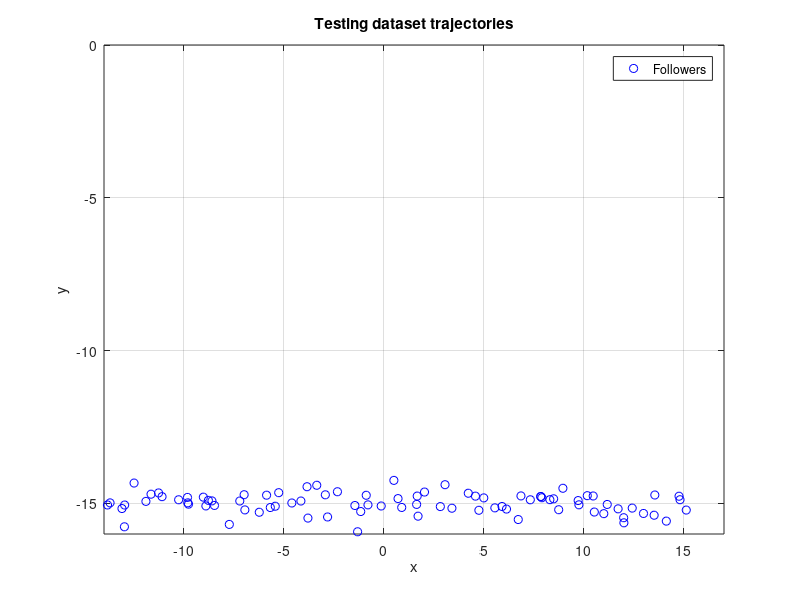

This chart was generated by the following MATLAB code: (Note: this script raises an error after producing the figure.)
clc
clear
close all
addpath('./dataset')
load('Train_Data.mat')
attractor = true;
addpath('./ekfukf')
% Change names
if attractor == false
    PosNoiseX = PosNoiseX1;
    PosNoiseY = PosNoiseY1;
else
%     TrajectAttrX1 = TrajectObsX1;
%     TrajectAttrY1 = TrajectObsY1;
    TrajectAttrX1 = TrajectAttrX1;
    TrajectAttrY1 = TrajectAttrY1;
    out_PosX = TrajectAttrX1(:, 1);
    out_PosY =  TrajectAttrY1(:,1);
    TrajectAttrX1(:,1) = awgn(out_PosX,10);
    TrajectAttrY1(:,1) = awgn(out_PosY,10);
%     figure;
%     scatter(TrajectAttrX1,TrajectAttrY1,'r','filled')
    xlim([-14 17])
    ylim([-16 0])
    grid on
    PosNoiseX = TrajectAttrX1(:,1);
    PosNoiseY = TrajectAttrY1(:,1);
end
[max_number_points, num_trajectories] = size(PosNoiseX);

% Remove the zeroes after removing zeroes you will have trajectries which
% have different size so you will use the cells to store the data of each
% trajectory as well as store the size of each trajectory to later use
dataC = [];
TrajectorySize =[];
datacell = cell(1,num_trajectories);
for j = 1:num_trajectories
    currentTrajectory = [PosNoiseX(:,j) PosNoiseY(:,j)]';                   % curren trajectory
    currentTrajectory(currentTrajectory==0) = [];                           % remove all zeroes
    sizeTrajectory = size(currentTrajectory,2);                             % size of trajectory after removing zeroes
%     if mod(sizeTrajectory,2) == 0                                           % if zero removes from trajectory
%         currentTrajectory = reshape(currentTrajectory,2,size(currentTrajectory,2)/2);   % reshape trajectory after removing zeros
%     end
    dataC = [dataC; currentTrajectory'];                                     % combine data for all trajectories
    TrajectorySize = [TrajectorySize;  size(currentTrajectory,2)];           % size of each trajecyory
    datacell{j} = currentTrajectory';                                        % data relevant to each trajectory
end

save('datacell.mat', 'datacell');

% plot all trajectories
figure(1); % follower trajectories (training)
hold on
scatter(dataC(:,1),dataC(:,2), 'b');
grid on
box on
title('Testing dataset trajectories');
legend('Followers');
xlabel('x');
ylabel('y');
hold off


%% UMKF  (Null Force Filter)

% Transition matrix for the continous-time system.
A = [1  0  0  0;
    0  1  0  0;
    0  0  1  0;
    0  0  0  1];

% Process noise variance
sig_a = 0.2;
Q = eye(4) * sig_a^2;

% Measurement model.
H = [1 0 0 0;
    0 1 0 0];

% Variance in the measurements.
r1 = 1e-10;
R = diag([r1 r1]);
% Final state dimension is 4: position x, position y, velocity x, velocity y
state_dim = 4;
% Space for the estimates
MM = zeros(size(dataC,1), state_dim); % mean matrix
Abnormalinn = zeros(size(dataC,1), 1);
stateNoise = zeros(size(dataC,1), state_dim);
index = 1; % index the rows of MM matrix (state matrix)
Traj = zeros(size(dataC,1), state_dim); % contains observation on x and y and the computed innovation

for i = 1:num_trajectories
    % select one trajectory
    Y = datacell{i}';                              % Y is the matrix with the observations of position x and y of followers
    % Filtering steps
    
    for j = 1:size(Y,2)
        % Initial guesses for the state mean and covariance.
        if j ==1
            m = [Y(1,1) Y(2,1) 0 0]';
            P = diag([0.1 0.1 0.1 0.1]);
        end
        
        % Prediction
        [m,P] = kf_predict(m,P,A,Q);
        % Update
        [m,P,K,inn,IM,~,~,Abnormalinn1] = kf_update(m,P,Y(:,j),H,R);
        MM(index,1:2) = m(1:2,1)'; % position on x and y
        Traj(index,1:2) = Y(:,j)';
        MM(index,3:4) = inn'; % we can see the innovation as the velocity with the assumption of static object
        Traj(index,3:4) = inn';
        Abnormalinn(index,1) = Abnormalinn1(1,1)';
        stateNoise(index,:) = mvnrnd(m(:,1),P(:,:,1));    % add noise in velocities
        index = index + 1;
        
    end
    
end

% random select a trajectory
a = 1;
b = num_trajectories;
rnd = randi([a b],1,1);   % for avoiding decimal number

% select data corresponding to each trajectory
state_rndCell = cell(1,num_trajectories);
StartPoint = 0;
AbnormalinnCell = cell(1,num_trajectories);
stateNoiseCell = cell(1,num_trajectories);
TrajCell = cell(1,num_trajectories);
for j = 1:1:num_trajectories
    EndPoint = TrajectorySize(j,1);
    e = EndPoint+StartPoint;
    state_rndCell{j} = MM(StartPoint+1:e,:);
    AbnormalinnCell{j} = Abnormalinn(StartPoint+1:EndPoint+StartPoint,:);
    stateNoiseCell{j} = stateNoise(StartPoint+1:EndPoint+StartPoint,:);
    TrajCell{j}= Traj(StartPoint+1:EndPoint+StartPoint,:);
    StartPoint = e;
end
state_rnd = state_rndCell{rnd};
Abnormalinn =  AbnormalinnCell{rnd};
stateNoise = stateNoiseCell{rnd};
figure; % trajectory, filtered trajectory, velocity
hold on
% trajectory
subplot(1,4,1);
scatter(datacell{rnd}(:,1), datacell{rnd}(:,2), 'b');
ylim ([-20 15]);
% ylim ([10 18]);
xlim([-10 15]);
grid on
box on
title('Observations');
xlabel('x');
ylabel('y');
% % filtered trajectory
subplot(1,4,2);
hold on
scatter(state_rnd(:,1), state_rnd(:,2), 'k');
quiver(state_rnd(:,1),state_rnd(:,2),state_rnd(:,3),state_rnd(:,4), 'r','AutoScale','off');
grid on
box on
hold off
legend('Filtered trajectory','Innovation');
title('KF filtering');
xlabel('x');
ylabel('y');
ylim ([-20 15]);
% ylim ([10 18]);
xlim([-10 15]);
subplot(1,4,3);
quiver(state_rnd(:,1),state_rnd(:,2),stateNoise(:,3),stateNoise(:,4), 'r','AutoScale','off');
hold on
scatter(state_rnd(:,1),state_rnd(:,2),'go')
scatter(datacell{rnd}(:,1), datacell{rnd}(:,2), 'k*');
ylim ([-20 15]);
% ylim ([10 18]);
xlim([-10 15]);
grid on
box on
hold off
legend('Measured velocity','Filtered velocity','Real Trajectory');
title('KF filtering');
xlabel('x');
ylabel('y');

% velocity
subplot(1,4,4);
plot(Abnormalinn(:,1));
title('Innovation');
legend('Innovation on x','Innovation on y');
xlabel('time instant');
grid on
box on
hold off
%% Save information
data.datacell = datacell;
data.MMCell = state_rndCell;
data.TrajCell = TrajCell;
data.stateNoiseCell = stateNoiseCell;
data.TrajectorySize = TrajectorySize;
data.MM = MM;
data.stateNoise = stateNoise;
data.Trajectory = Traj;
data.TrajectoryNum = rnd;
data.CurrentTrajectory = state_rnd;
data.num_trajectories = num_trajectories;
save('dataFollower.mat','data')